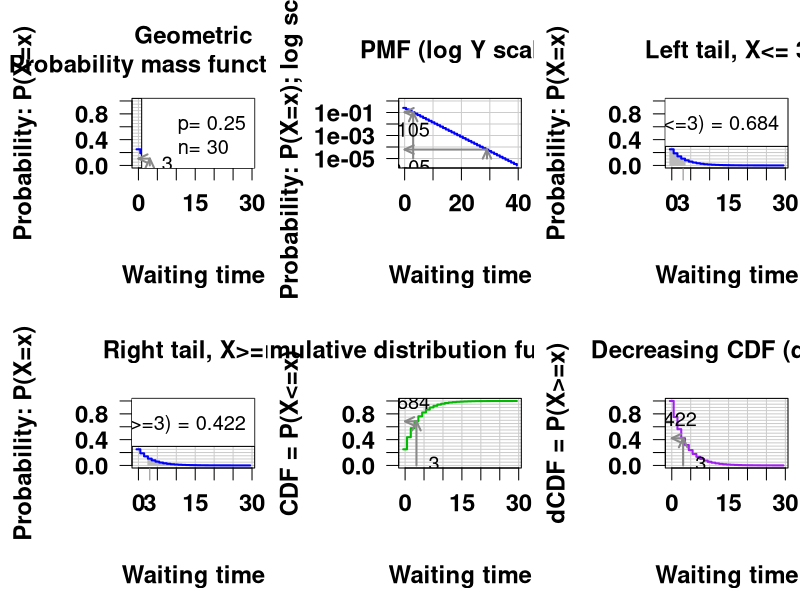

Source code (R):
## ---- chunk 1
options(width=300)
knitr::opts_chunk$set(
  fig.width = 7, fig.height = 5, 
  fig.path='figures',
  fig.align = "center", 
  size = "tiny", 
  echo = TRUE, eval=TRUE, 
  warning = FALSE, message = FALSE, 
  results = TRUE, comment = "")
# knitr::asis_output("\\footnotesize")

## ---- chunk 2
################################################################
##
## Illustrations of the geometric distribution
##
## Running this script requires to first run the script config.R
##    source('http://pedagogix-tagc.univ-mrs.fr/courses/stat
##
## Single-command execution:
##   source(file.path(dir.R.files, 'geometric.R'))

# x11(width = 12, height = 15)

## Parameters
p <- 0.25      # Probability of success
n <- 30        # Waiting time (time of the first success)
x <- 0:n       # X values to be plotted

test.x <- 3    #  A particular X value where an arraw will be plotted

## Color specification (I cannot use colors for the book, but well for slides)
color.status <- "full"
if (color.status == "full") {
  plot.colors <- c('density'='blue',
              'CDF'='#00BB00',
              'dCDF'='purple'
              )
} else {
  plot.colors <- c('density'='black',
                   'CDF'='black',
                   'dCDF'='black'
  )
}

## Drawing parameters
par.ori <- par(no.readonly = TRUE)
par(mfrow=c(2,3))
par(font.lab=2)
par(font.axis=2)
par(font.main=2)
par(cex=1.2)
par(cex.main=1.2)
par(cex.axis=1.2)
par(cex.lab=1.2)
par(mar=c(5.5,5.5,4.1,0.5))
par(mgp=c(4,1,0))
par(las=1)
grid.color <- '#CCCCCC'

## grid sizes
x.grid <- 0:6*5
y.grid <- 0:20*0.05

## ##############################################################
## Waiting time before the first success in a Bernouli schema

################################################################
## Plot the probability mass function
plot(x - 0.5,
     dgeom(x,p),
     ylim=c(0,1),
     main="Geometric\nProbability mass function (PMF)",
     xlab='Waiting time',
     ylab='Probability: P(X=x)',
     panel.first=c(abline(v=x.grid,col=grid.color),
       abline(h=y.grid,col=grid.color)),
     col=plot.colors['density'],
     lwd=2, las=1,
     type='s'
     )
legend("topright", bty = "o", bg="white", 
       legend=c(paste('p=',format(p)),paste('n=', n)))

## Draw arrows to illustrate the relationship between density curve and probability
test.p <- dgeom(test.x,p)
arrows(test.x, 0,test.x,test.p,col='#888888',length=0.1,angle=25,code=2,lwd=2)
arrows(test.x, test.p,0,test.p,col='#888888',length=0.1,angle=25,code=2,lwd=2)
text(test.x,0, test.x,pos=4)
text(0,test.p, round(test.p, digits=3),pos=1)

################################################################
## Plot the probability mass function with logarithmic Y scale. Show an
## extended domain of X, to illustrate the capability of log scales to
## display small probabilities.
ext.x <- 0:(n+10)
plot(ext.x - 0.5,
     dgeom(ext.x,p),
     main=paste('PMF (log Y scale)'),
     xlab='Waiting time',
     ylab='Probability: P(X=x); log scale',
     ylim=c(min(dgeom(ext.x,p)),1),
     panel.first=grid(equilog=F,col=grid.color,lty='solid'),
     col=plot.colors['density'],
     lwd=2, las=1,
     type='s',
     log='y'
     )

## Draw arrows to illustrate the relationship between CDF and left tail probability
log.test.x = c(test.x, 29)
log.test.p <- round(dgeom(log.test.x, p),digits=c(3,5))
arrows(log.test.x, 1e-5,log.test.x,log.test.p,col='#888888',length=0.1,angle=25,code=2,lwd=2)
arrows(log.test.x, log.test.p,0,log.test.p,col='#888888',length=0.1,angle=25,code=2,lwd=2)
text(log.test.x,1e-5, log.test.x,pos=1)
text(0,log.test.p, log.test.p,pos=1)

################################################################
## Plot the probability mass function and highlight the left tail
left.tail.range <- 0:test.x
plot(x - 0.5,
     dgeom(x,p),
     ylim=c(0,1),
     main=paste('Left tail, X<=', test.x),
     xlab='Waiting time',
     ylab='Probability: P(X=x)',
     panel.first=c(abline(v=x.grid,col=grid.color),
       abline(h=y.grid,col=grid.color),
       rect(left.tail.range-0.5, 0, left.tail.range+0.5, dgeom(left.tail.range,p), density = NULL, angle = 45,
            col = '#BBBBBB', border = '#BBBBBB')
       ),
     col=plot.colors['density'],
     lwd=2, las=1,
     type='s'
     )
legend('topright',legend=paste('P(X<=',test.x,') = ',round(pgeom(test.x,p),digits=3),sep=''),bty='o', bg='#FFFFFF')
axis(1, at=test.x, labels=test.x,las=1,col.ticks='#888888')


################################################################
## Plot the probability mass function and highlight the right tail
right.tail.range <- test.x:n
plot(x - 0.5,
     dgeom(x,p),
     ylim=c(0,1),
     main=paste('Right tail, X>=', test.x),
     xlab='Waiting time',
     ylab='Probability: P(X=x)',
     panel.first=c(abline(v=x.grid,col=grid.color),
       abline(h=y.grid,col=grid.color),
       rect(right.tail.range-0.5, 0, right.tail.range+0.5, dgeom(right.tail.range,p), density = NULL, angle = 45,
            col = '#BBBBBB', border = '#BBBBBB')
       ),
     col=plot.colors['density'],
     lwd=2, las=1,
     type='s'
     )
legend('topright',legend=paste('P(X>=',test.x,') = ',round(pgeom(test.x-1,p,lower.tail=F),digits=3),sep=''),bty='o', bg='#FFFFFF')
axis(1, at=test.x, labels=test.x,las=1,col.ticks='#888888')

################################################################
## Plot the CDF function
plot(x - 0.5,
     pgeom(x,p),
     ylim=c(0,1),
     main=paste('Cumulative distribution function (CDF)'),
     xlab='Waiting time',
     ylab='CDF = P(X<=x)',
     panel.first=c(abline(v=x.grid,col=grid.color),
       abline(h=y.grid,col=grid.color)),
     col=plot.colors['CDF'],
     lwd=2, las=1,
     type='s'
     )

## Draw arrows to illustrate the relationship between CDF and left tail probability
left.tail.p <- pgeom(test.x,p)
arrows(test.x, 0,test.x,left.tail.p,col='#888888',length=0.1,angle=25,code=2,lwd=2)
arrows(test.x, left.tail.p,0,left.tail.p,col='#888888',length=0.1,angle=25,code=2,lwd=2)
text(test.x,0, test.x,pos=4)
text(0,left.tail.p, round(left.tail.p, digits=3),pos=3)


################################################################
## Plot the dCDF function
plot(x - 0.5,
     pgeom(x-1,p,lower.tail = F), ## We use x-1 to obtain the inclusive dCDF rather than the default exclusive one
     ylim=c(0,1),
     main=paste('Decreasing CDF (dCDF)'),
     xlab='Waiting time',
     ylab='dCDF = P(X>=x)',
     panel.first=c(abline(v=x.grid,col=grid.color),
       abline(h=y.grid,col=grid.color)),
     col=plot.colors['dCDF'],
     lwd=2, las=1,
     type='s'
     )

## Draw arrows to illustrate the relationship between dCDF and right tail probability
right.tail.p <- pgeom(test.x-1,p,lower.tail=F)
arrows(test.x, 0,test.x,right.tail.p,col='#888888',length=0.1,angle=25,code=2,lwd=2)
arrows(test.x, right.tail.p,0,right.tail.p,col='#888888',length=0.1,angle=25,code=2,lwd=2)
text(test.x,0, test.x,pos=4)
text(0,right.tail.p, round(right.tail.p, digits=3),pos=3)

## Show that the sum of CDF and dCDF differ from 1
## print(c(dgeom(test.x, p), left.tail.p, right.tail.p, right.tail.p + left.tail.p),digits=3)
par(par.ori)
par(mfrow=c(1,1))
